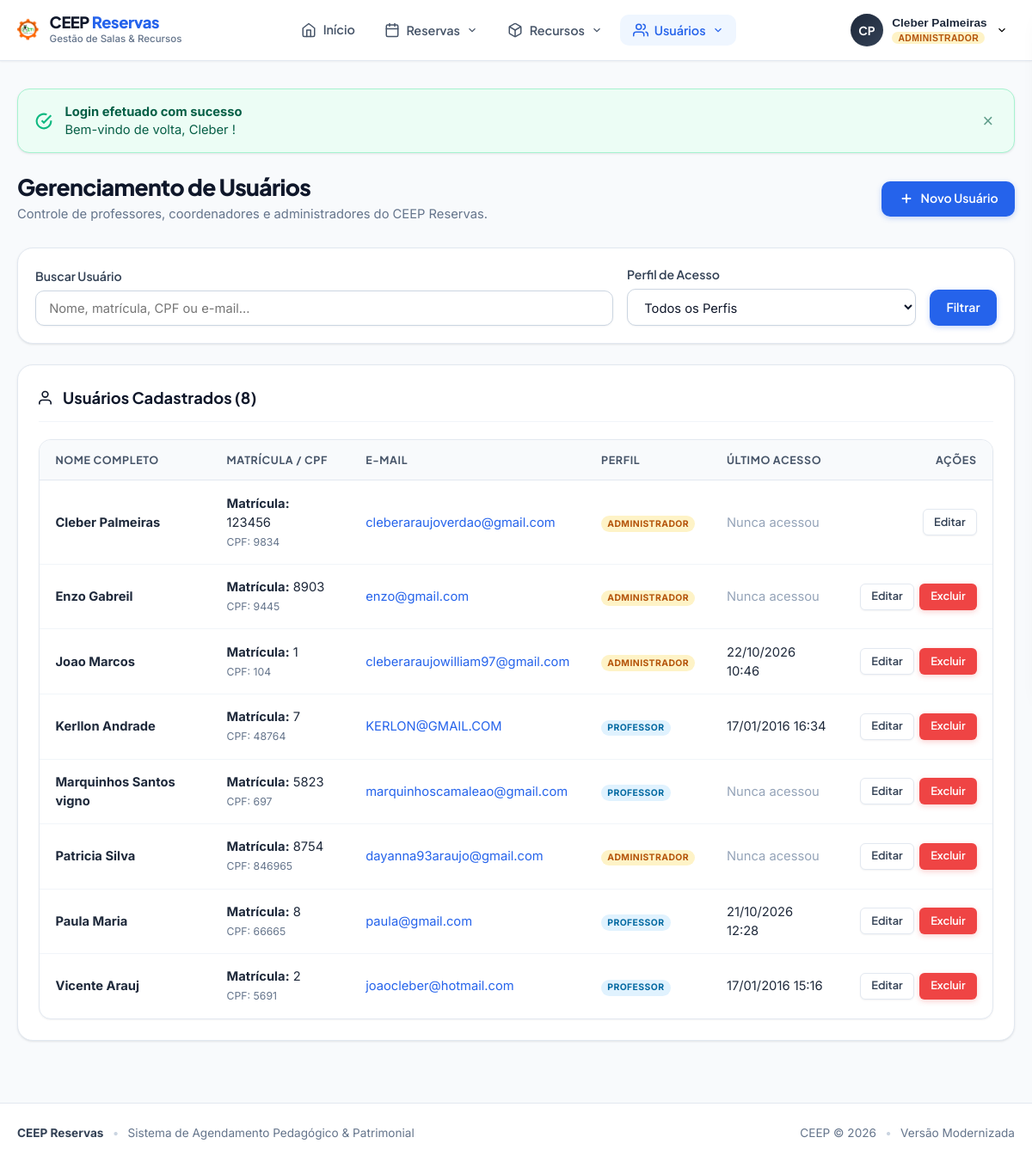
The app's page /view-paginated.php (signed in), older data.
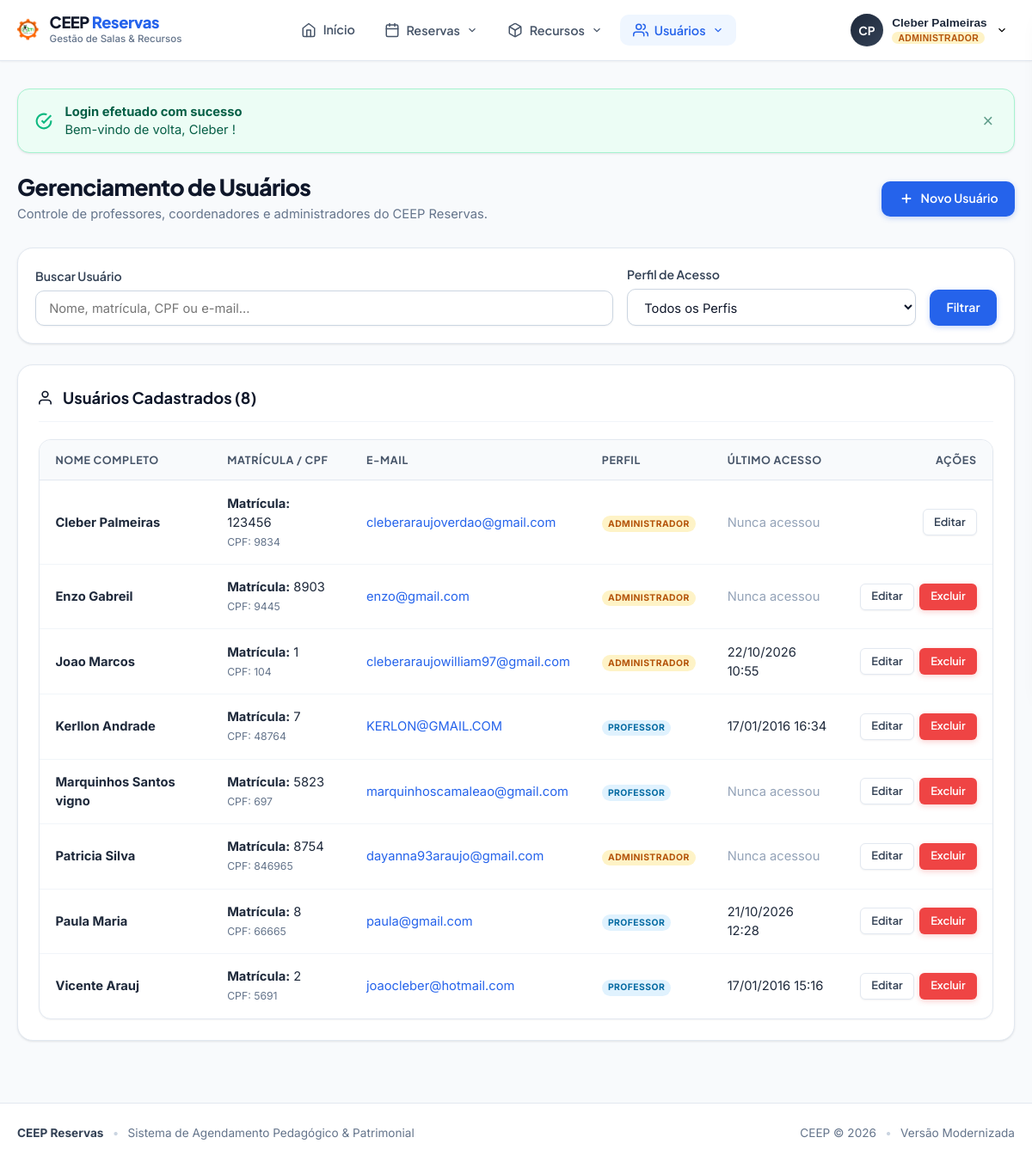
The same page, newer data.
### tables this page shows
CREATE TABLE usuarios (
    usuario_id INTEGER PRIMARY KEY AUTOINCREMENT,
    nome TEXT NOT NULL DEFAULT '',
    sobrenome TEXT DEFAULT '',
    cpf TEXT NOT NULL DEFAULT '',
    matricula INTEGER NOT NULL,
    email TEXT NOT NULL DEFAULT '',
    tipo TEXT NOT NULL DEFAULT '',
    senha TEXT NOT NULL DEFAULT '',
    nivel_usuario TEXT NOT NULL DEFAULT '0',
    data_cadastro TEXT NOT NULL DEFAULT '0000-00-00 00:00:00',
    data_ultimo_login TEXT NOT NULL DEFAULT '0000-00-00 00:00:00',
    ativado TEXT NOT NULL DEFAULT '0'
);

### view-paginated.php (the view, shortened to what the changed rows need)
<?php
require_once __DIR__ . '/core/bootstrap.php';
$params = [];
$whereClauses = [];
$whereSql = !empty($whereClauses) ? "WHERE " . implode(" AND ", $whereClauses) : "";
try {
    $usuarios = DB::fetchAll(
        "SELECT * FROM usuarios {$whereSql} ORDER BY nome ASC",
        $params
    );
} catch (Throwable $t) {
    error_log('Erro ao listar usuários: ' . $t->getMessage());
    $usuarios = [];
}
?>
<div class="page-header animate-slide-in">
    <div>
        <h1 class="page-title">Gerenciamento de Usuários</h1>
    </div>
</div>
<div class="card animate-slide-in">
    <div class="card-header">
        <h2 class="card-title">
            <svg width="20" height="20" viewBox="0 0 24 24" fill="none" stroke="currentColor" stroke-width="2"><path d="M17 21v-2a4 4 0 0 0-4-4H5a4 4 0 0 0-4 4v2"></path><circle cx="9" cy="7" r="4"></circle></svg>
            <span>Usuários Cadastrados (<?= count($usuarios) ?>)</span>
        </h2>
    </div>
    <?php if (empty($usuarios)): ?>
        <div class="empty-state">
            <div class="empty-state-icon">
                <svg width="32" height="32" viewBox="0 0 24 24" fill="none" stroke="currentColor" stroke-width="2"><path d="M17 21v-2a4 4 0 0 0-4-4H5a4 4 0 0 0-4 4v2"></path><circle cx="9" cy="7" r="4"></circle></svg>
            </div>
            <h3 class="empty-state-title">Nenhum usuário encontrado</h3>
            <p class="empty-state-desc">Tente alterar os termos da pesquisa ou cadastre um novo usuário no sistema.</p>
            <a href="formulario_cadastro.php" class="btn btn-primary">Adicionar Usuário</a>
        </div>
    <?php else: ?>
        <div class="table-responsive">
            <table class="ceep-table">
                <thead>
                    <tr>
                        <th>Nome Completo</th>
                        <th>Matrícula / CPF</th>
                        <th>E-mail</th>
                        <th>Perfil</th>
                        <th>Último Acesso</th>
                        <th style="text-align: right;">Ações</th>
                    </tr>
                </thead>
                <tbody>
                    <?php foreach ($usuarios as $u):
                        $isAdminUser = ($u['tipo'] === 'a');
                    ?>
                    <tr>
                        <td>
                            <strong><?= e(trim($u['nome'] . ' ' . ($u['sobrenome'] ?? ''))) ?></strong>
                        </td>
                        <td>
                            <div><strong>Matrícula:</strong> <?= e($u['matricula']) ?></div>
                            <small style="color: var(--slate-500);">CPF: <?= e($u['cpf']) ?></small>
                        </td>
                        <td>
                            <a href="mailto:<?= e($u['email']) ?>" style="color: var(--primary); text-decoration: none;">
                                <?= e($u['email']) ?>
                            </a>
                        </td>
                        <td>
                            <span class="user-role-badge <?= $isAdminUser ? 'badge-admin' : 'badge-prof' ?>">
                                <?= $isAdminUser ? 'Administrador' : 'Professor' ?>
                            </span>
                        </td>
                        <td>
                            <?php if (!empty($u['data_ultimo_login']) && $u['data_ultimo_login'] !== '0000-00-00 00:00:00'): ?>
                                <?= date('d/m/Y H:i', strtotime($u['data_ultimo_login'])) ?>
                            <?php else: ?>
                                <span style="color: var(--slate-400);">Nunca acessou</span>
                            <?php endif; ?>
                        </td>
                        <td style="text-align: right;">
                            <div style="display: inline-flex; gap: 0.4rem;">
                                <a href="editar_usuario.php?id=<?= urlencode($u['usuario_id']) ?>" class="btn btn-secondary btn-sm">
                                    Editar
                                </a>
                                <?php if ($u['usuario_id'] != $_SESSION['usuario_id']): ?>
                                <a
                                    href="delete.php?id=<?= urlencode($u['usuario_id']) ?>&csrf_token=<?= e(csrf_token()) ?>"
                                    class="btn btn-danger btn-sm"
                                    data-confirm="Atenção: excluir este usuário apagará todas as suas reservas cadastradas. Deseja continuar?"
                                >
                                    Excluir
                                </a>
                                <?php endif; ?>
                            </div>
                        </td>
                    </tr>
                    <?php endforeach; ?>
                </tbody>
            </table>
        </div>
    <?php endif; ?>
</div>

Row changes from the older to the newer data that the page shows:
changed usuarios "Joao Marcos": data_ultimo_login "22/10/2026 10:46" → "22/10/2026 10:55"
